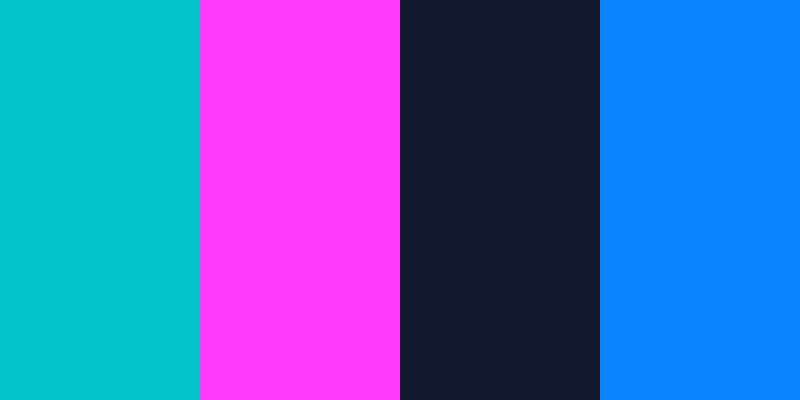

Python code for this plot:
from PIL import Image, ImageDraw, ImageFont
colors = [(3,197,201),(255,59,255),(19,24,46),(10,132,255)]  # turquoise, magenta, dark, blue
w,h = 800,400
img = Image.new('RGB',(w,h),(8,12,24))
draw = ImageDraw.Draw(img)

# draw four vertical swatches
seg = w//4
for i,c in enumerate(colors):
    draw.rectangle([i*seg,0,(i+1)*seg,h], fill=c)

# save
img.save('palette.png')
print("Saved palette.png")
